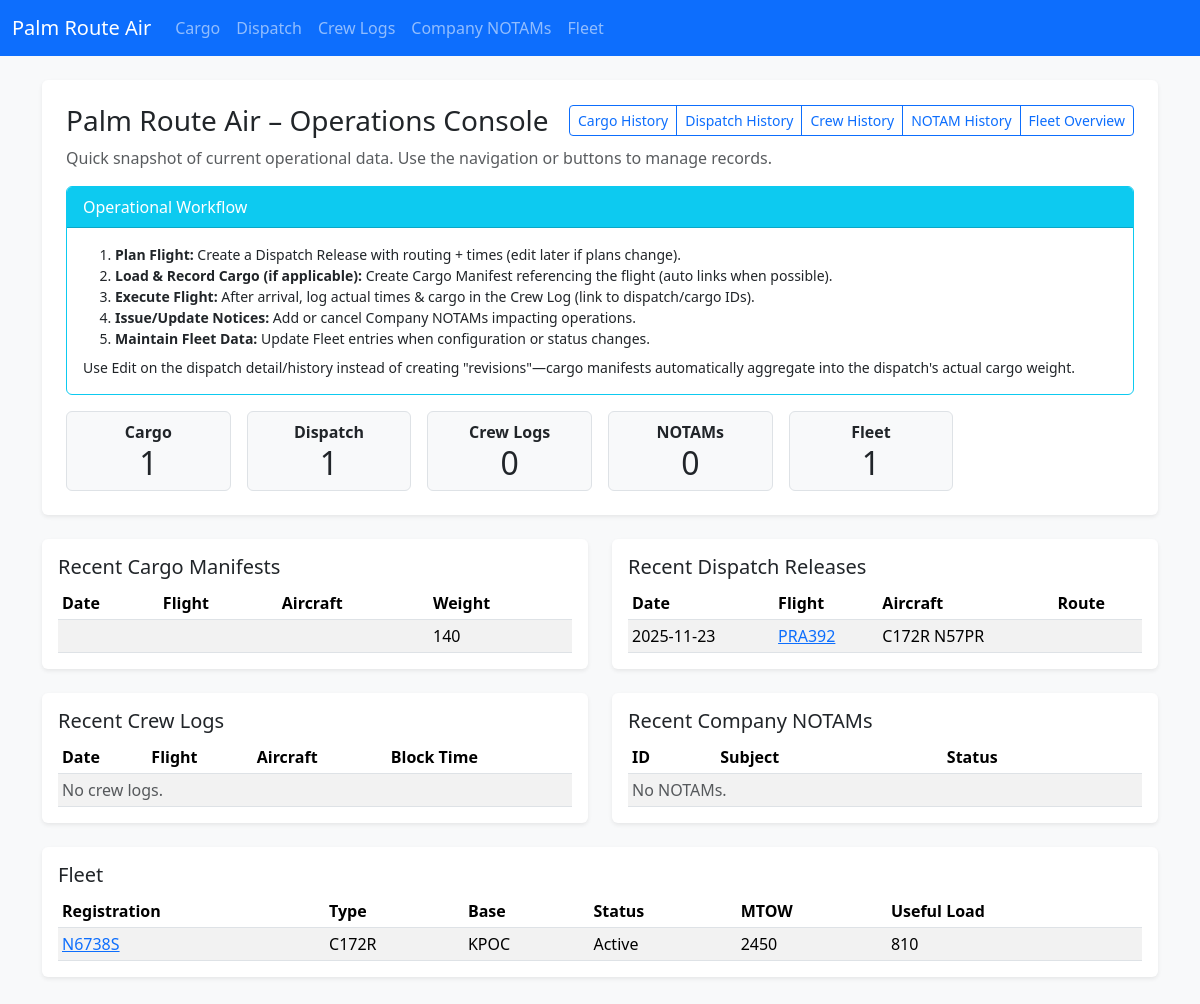
Before: / with the older database file.
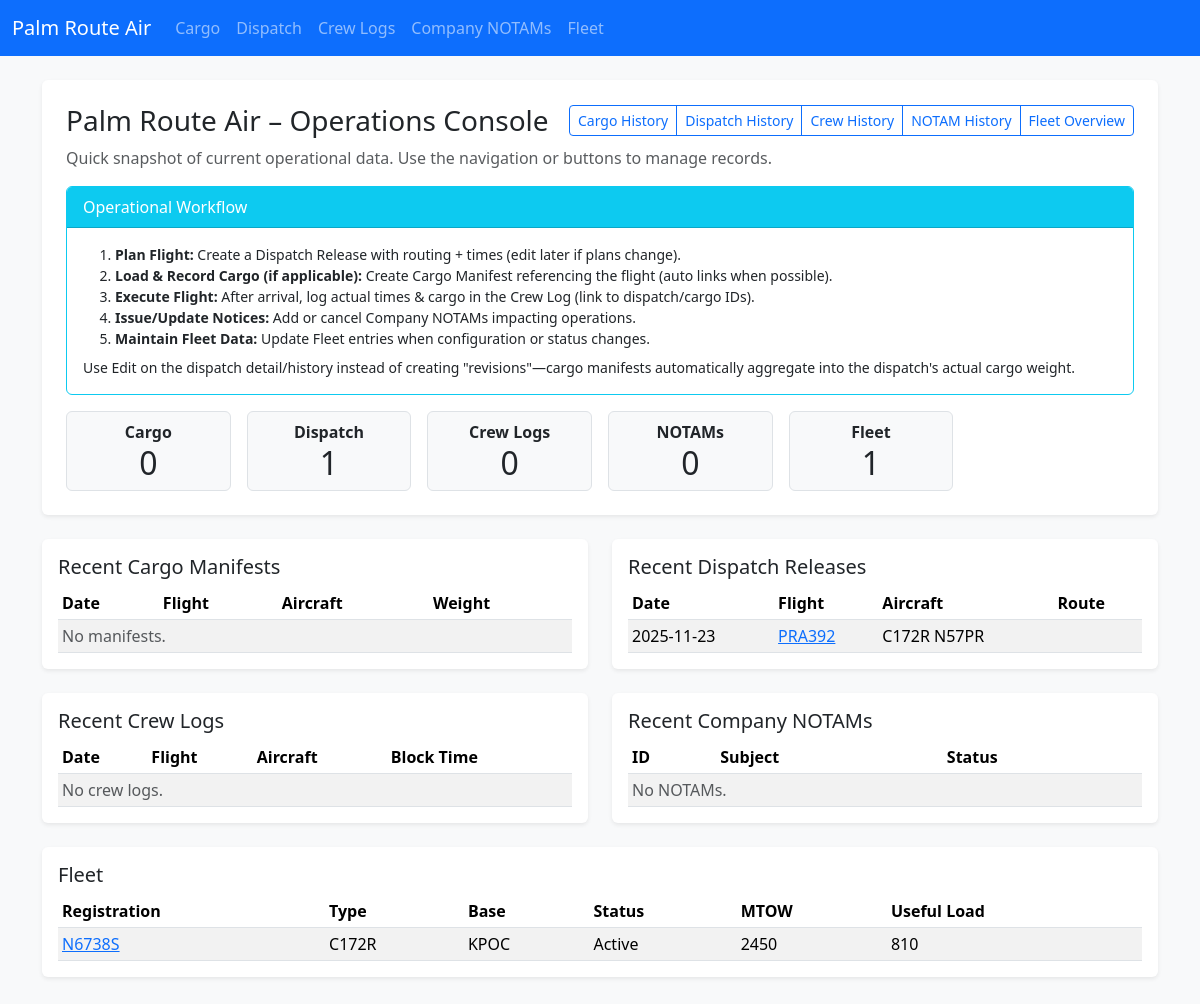
After: the same page with the newer database file.
### app.py (models this page shows)
class CargoManifest(db.Model):
    id = db.Column(db.Integer, primary_key=True)
    date = db.Column(db.String(20))
    flight_id = db.Column(db.String(20))
    aircraft = db.Column(db.String(50))
    departure = db.Column(db.String(10))
    arrival = db.Column(db.String(10))
    total_weight = db.Column(db.String(20))
    pieces = db.Column(db.String(10))
    notes = db.Column(db.Text)
    dispatch_release_id = db.Column(db.Integer, db.ForeignKey('dispatch_release.id'))

class DispatchRelease(db.Model):
    id = db.Column(db.Integer, primary_key=True)
    date = db.Column(db.String(20))
    flight_id = db.Column(db.String(20))
    aircraft = db.Column(db.String(50))
    departure = db.Column(db.String(10))
    destination = db.Column(db.String(10))
    offblocks = db.Column(db.String(10))
    arrival = db.Column(db.String(10))
    route = db.Column(db.Text)
    payload_planned = db.Column(db.String(20))  # Planned payload weight (lbs)
    fuel_planned = db.Column(db.String(20))     # Planned fuel (gal or lbs)
    cargo_plan = db.Column(db.Text)             # Summary of intended cargo items
    alt_airports = db.Column(db.Text)           # Alternate airports list
    weather_brief = db.Column(db.Text)          # Weather summary / risks
    special_notes = db.Column(db.Text)          # Special instructions / hazards
    actual_cargo_weight = db.Column(db.String(20))  # Aggregated from linked manifests
    cargo_manifests = db.relationship('CargoManifest', backref='dispatch_release', lazy='dynamic')

class FleetEntry(db.Model):
    id = db.Column(db.Integer, primary_key=True)
    aircraft_type = db.Column(db.String(50))
    registration = db.Column(db.String(20))
    base = db.Column(db.String(10))
    status = db.Column(db.String(20))
    max_takeoff_weight = db.Column(db.String(20))
    useful_load = db.Column(db.String(20))
    notes = db.Column(db.Text)

### app.py (the view)
@app.route('/')
def index():
    manifests = CargoManifest.query.order_by(CargoManifest.id.desc()).limit(5).all()
    releases = DispatchRelease.query.order_by(DispatchRelease.id.desc()).limit(5).all()
    logs = CrewLog.query.order_by(CrewLog.id.desc()).limit(5).all()
    notams = CompanyNotam.query.order_by(CompanyNotam.id.desc()).limit(5).all()
    fleet_entries = FleetEntry.query.order_by(FleetEntry.id.desc()).all()
    counts = {
        'cargo_manifests': CargoManifest.query.count(),
        'dispatch_releases': DispatchRelease.query.count(),
        'crew_logs': CrewLog.query.count(),
        'company_notams': CompanyNotam.query.count(),
        'fleet_entries': FleetEntry.query.count()
    }
    return render_template('index.html', manifests=manifests, releases=releases, logs=logs, notams=notams, fleet_entries=fleet_entries, counts=counts)

### templates/index.html
{% extends 'base.html' %}
{% block content %}
<div class="mb-4 p-4 bg-white rounded shadow-sm">
  <div class="d-flex justify-content-between align-items-center mb-2">
    <h1 class="h3 mb-0">Palm Route Air – Operations Console</h1>
    <div class="btn-group btn-group-sm" role="group">
      <a class="btn btn-outline-primary" href="{{ url_for('cargo_history') }}">Cargo History</a>
      <a class="btn btn-outline-primary" href="{{ url_for('dispatch_history') }}">Dispatch History</a>
      <a class="btn btn-outline-primary" href="{{ url_for('crew_history') }}">Crew History</a>
      <a class="btn btn-outline-primary" href="{{ url_for('notams_history') }}">NOTAM History</a>
      <a class="btn btn-outline-primary" href="{{ url_for('fleet_history') }}">Fleet Overview</a>
    </div>
  </div>
  <p class="text-muted mb-3">Quick snapshot of current operational data. Use the navigation or buttons to manage records.</p>
  {% include '_flow_help.html' %}
  <div class="row g-3">
    <div class="col-sm-6 col-md-4 col-lg-2">
      <div class="border rounded p-2 text-center bg-light">
        <div class="fw-bold">Cargo</div>
        <div class="display-6 fs-2">{{ counts.cargo_manifests }}</div>
      </div>
    </div>
    <div class="col-sm-6 col-md-4 col-lg-2">
      <div class="border rounded p-2 text-center bg-light">
        <div class="fw-bold">Dispatch</div>
        <div class="display-6 fs-2">{{ counts.dispatch_releases }}</div>
      </div>
    </div>
    <div class="col-sm-6 col-md-4 col-lg-2">
      <div class="border rounded p-2 text-center bg-light">
        <div class="fw-bold">Crew Logs</div>
        <div class="display-6 fs-2">{{ counts.crew_logs }}</div>
      </div>
    </div>
    <div class="col-sm-6 col-md-4 col-lg-2">
      <div class="border rounded p-2 text-center bg-light">
        <div class="fw-bold">NOTAMs</div>
        <div class="display-6 fs-2">{{ counts.company_notams }}</div>
      </div>
    </div>
    <div class="col-sm-6 col-md-4 col-lg-2">
      <div class="border rounded p-2 text-center bg-light">
        <div class="fw-bold">Fleet</div>
        <div class="display-6 fs-2">{{ counts.fleet_entries }}</div>
      </div>
    </div>
  </div>
</div>
<div class="row g-4">
  <div class="col-md-6">
    <div class="bg-white rounded shadow-sm p-3">
      <h2 class="h5">Recent Cargo Manifests</h2>
      <table class="table table-sm table-striped mb-0">
        <thead><tr><th>Date</th><th>Flight</th><th>Aircraft</th><th>Weight</th></tr></thead>
        <tbody>
        {% for m in manifests %}
          <tr>
            <td>{{ m.date }}</td>
            <td>{% if m.dispatch_release_id %}<a href="{{ url_for('dispatch_detail', id=m.dispatch_release_id) }}">{{ m.flight_id }}</a>{% else %}<a href="{{ url_for('cargo_detail', id=m.id) }}">{{ m.flight_id }}</a>{% endif %}</td>
            <td>{{ m.aircraft }}</td>
            <td>{{ m.total_weight }}</td>
          </tr>
        {% else %}
          <tr><td colspan="4" class="text-muted">No manifests.</td></tr>
        {% endfor %}
        </tbody>
      </table>
    </div>
  </div>
  <div class="col-md-6">
    <div class="bg-white rounded shadow-sm p-3">
      <h2 class="h5">Recent Dispatch Releases</h2>
      <table class="table table-sm table-striped mb-0">
        <thead><tr><th>Date</th><th>Flight</th><th>Aircraft</th><th>Route</th></tr></thead>
        <tbody>
        {% for d in releases %}
          <tr>
            <td>{{ d.date }}</td>
            <td><a href="{{ url_for('dispatch_detail', id=d.id) }}">{{ d.flight_id }}</a></td>
            <td>{{ d.aircraft }}</td>
            <td>{{ d.route[:20] }}{% if d.route|length > 20 %}…{% endif %}</td>
          </tr>
        {% else %}
          <tr><td colspan="4" class="text-muted">No releases.</td></tr>
        {% endfor %}
        </tbody>
      </table>
    </div>
  </div>
  <div class="col-md-6">
    <div class="bg-white rounded shadow-sm p-3">
      <h2 class="h5">Recent Crew Logs</h2>
      <table class="table table-sm table-striped mb-0">
        <thead><tr><th>Date</th><th>Flight</th><th>Aircraft</th><th>Block Time</th></tr></thead>
        <tbody>
        {% for c in logs %}
          <tr>
            <td>{{ c.date }}</td>
            <td>{% if c.dispatch_release_id %}<a href="{{ url_for('dispatch_detail', id=c.dispatch_release_id) }}">{{ c.flight_id }}</a>{% else %}<a href="{{ url_for('crew_detail', id=c.id) }}">{{ c.flight_id }}</a>{% endif %}</td>
            <td>{{ c.aircraft }}</td>
            <td>{{ c.block_time }}</td>
          </tr>
        {% else %}
          <tr><td colspan="4" class="text-muted">No crew logs.</td></tr>
        {% endfor %}
        </tbody>
      </table>
    </div>
  </div>
  <div class="col-md-6">
    <div class="bg-white rounded shadow-sm p-3">
      <h2 class="h5">Recent Company NOTAMs</h2>
      <table class="table table-sm table-striped mb-0">
        <thead><tr><th>ID</th><th>Subject</th><th>Status</th></tr></thead>
        <tbody>
        {% for n in notams %}
          <tr>
            <td>{{ n.notam_id }}</td>
            <td><a href="{{ url_for('notam_detail', id=n.id) }}">{{ n.subject }}</a></td>
            <td>{{ n.status }}</td>
          </tr>
        {% else %}
          <tr><td colspan="3" class="text-muted">No NOTAMs.</td></tr>
        {% endfor %}
        </tbody>
      </table>
    </div>
  </div>
  <div class="col-12">
    <div class="bg-white rounded shadow-sm p-3">
      <h2 class="h5">Fleet</h2>
      <table class="table table-sm table-striped mb-0">
        <thead><tr><th>Registration</th><th>Type</th><th>Base</th><th>Status</th><th>MTOW</th><th>Useful Load</th></tr></thead>
        <tbody>
        {% for f in fleet_entries %}
          <tr>
            <td><a href="{{ url_for('fleet_detail', id=f.id) }}">{{ f.registration }}</a></td>
            <td>{{ f.aircraft_type }}</td>
            <td>{{ f.base }}</td>
            <td>{{ f.status }}</td>
            <td>{{ f.max_takeoff_weight }}</td>
            <td>{{ f.useful_load }}</td>
          </tr>
        {% else %}
          <tr><td colspan="6" class="text-muted">No fleet entries.</td></tr>
        {% endfor %}
        </tbody>
      </table>
    </div>
  </div>
</div>
{% endblock %}

### templates/base.html (shortened to what this page needs)
<!doctype html>
<html lang="en">
  <head>
    <link href="https://cdn.jsdelivr.net/npm/bootstrap@5.3.3/dist/css/bootstrap.min.css" rel="stylesheet">
  </head>
  <body class="bg-light">
    <nav class="navbar navbar-expand-lg navbar-dark bg-primary mb-4">
      <div class="container-fluid">
        <a class="navbar-brand" href="{{ url_for('index') }}">Palm Route Air</a>
        <div class="collapse navbar-collapse" id="navbarNav">
          <ul class="navbar-nav">
            <li class="nav-item"><a class="nav-link" href="{{ url_for('cargo_history') }}">Cargo</a></li>
            <li class="nav-item"><a class="nav-link" href="{{ url_for('dispatch_history') }}">Dispatch</a></li>
            <li class="nav-item"><a class="nav-link" href="{{ url_for('crew_history') }}">Crew Logs</a></li>
            <li class="nav-item"><a class="nav-link" href="{{ url_for('notams_history') }}">Company NOTAMs</a></li>
            <li class="nav-item"><a class="nav-link" href="{{ url_for('fleet_history') }}">Fleet</a></li>
          </ul>
        </div>
      </div>
    </nav>
    <main class="container mb-5">
      {% block content %}{% endblock %}
    </main>
  </body>
</html>

### templates/_flow_help.html
<div class="card border-info mb-3">
  <div class="card-header bg-info text-white py-2">Operational Workflow</div>
  <div class="card-body small">
    <ol class="mb-2">
      <li><strong>Plan Flight:</strong> Create a Dispatch Release with routing + times (edit later if plans change).</li>
      <li><strong>Load & Record Cargo (if applicable):</strong> Create Cargo Manifest referencing the flight (auto links when possible).</li>
      <li><strong>Execute Flight:</strong> After arrival, log actual times & cargo in the Crew Log (link to dispatch/cargo IDs).</li>
      <li><strong>Issue/Update Notices:</strong> Add or cancel Company NOTAMs impacting operations.</li>
      <li><strong>Maintain Fleet Data:</strong> Update Fleet entries when configuration or status changes.</li>
    </ol>
    <p class="mb-0">Use Edit on the dispatch detail/history instead of creating "revisions"—cargo manifests automatically aggregate into the dispatch's actual cargo weight.</p>
  </div>
</div>

Changed rows visible on the page:
removed CargoManifest: total_weight "140"
Other visible differences:
{{ counts.cargo_manifests }}: "1" → "0"
text now shown: "No manifests."
